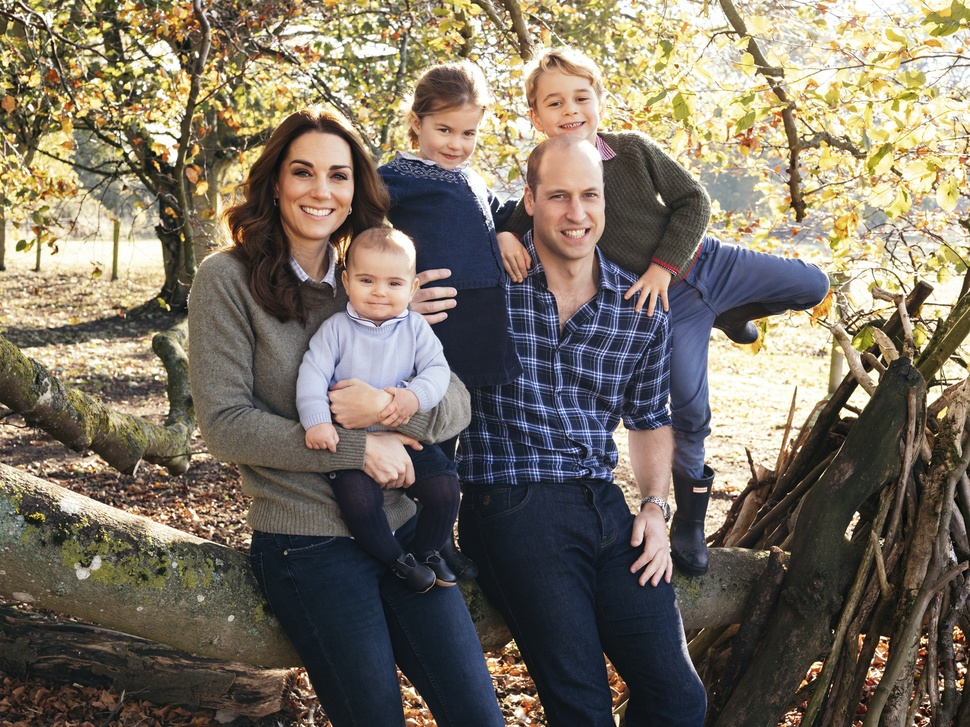
#> input picture FaceDetect/Family.jpg, 970 x 727 px, shrunk from 2000 x 1500 before the run; its folder holds only this picture in this run
$ python ForPics.py
#> lines starting #> are read from the running program, lines starting #| are printed output that depends on the picture; after the words box and inside, x2 and y2 are one past the last pixel; in counts of white or black regions, pixels touching at a corner belong together
import os
import cv2
import pickle
import numpy as np
from PIL import Image


BASE_DIR = os.path.dirname(os.path.abspath(__file__))
image_dir = os.path.join(BASE_DIR, '')

face_cascade = cv2.CascadeClassifier('haarcascade_frontalface_default.xml')
eye_cascade = cv2.CascadeClassifier('haarcascade_eye.xml')
#smile_cascade = cv2.CascadeClassifier('haarcascade_smile.xml')


def detectFace(name, path):
    labels = name.split('.')

    label = labels[0]
    i = os.path.join(path, name)
    x = os.path.basename(i)
    img = cv2.imread(x)
    gray = cv2.cvtColor(img, cv2.COLOR_BGR2GRAY)

    faces = face_cascade.detectMultiScale(img, scaleFactor=1.1, minNeighbors=5)

    for (x, y, width, height) in faces:
        img = cv2.rectangle(img, (x, y),(x+width, y+height), (255,0,0), 2)
        eye_gray = gray[y: y+height, x: x+width]
        face_color = img[y: y+height, x: x+width]

        eyes = eye_cascade.detectMultiScale(eye_gray)

        for (ex, ey, ew, eh) in eyes:
            cv2.rectangle(face_color, (ex,ey), (ex+ew, ey+eh), (0,255,0), 2)

        font = cv2.FONT_HERSHEY_COMPLEX
        color = (255,255,255)
        stroke =2
        cv2.putText(img, label,(x,y), font,1, color, stroke, cv2.LINE_AA )


    cv2.imshow('Image with face detection', img)
    cv2.waitKey(0)
    cv2.destroyAllWindows()


print('Following pics are present: ')
for root, dirs, files in os.walk(image_dir):
    for file in files:
        if file.endswith('png') or file.endswith('jpg') or file.endswith('jpeg'):
            path = os.path.join(root, file)
            label = os.path.basename(path)
            print(label)


name = input('Enter image name: ')
#> the answer given: Family.jpg
print(root)
detectFace(name, root)
#> in detectFace, img is the input picture: shape (727, 970, 3); mean B, G, R 97.9, 112.4, 121.3
#> in detectFace, `gray = cv2.cvtColor(img, cv2.COLOR_BGR2GRAY)`:
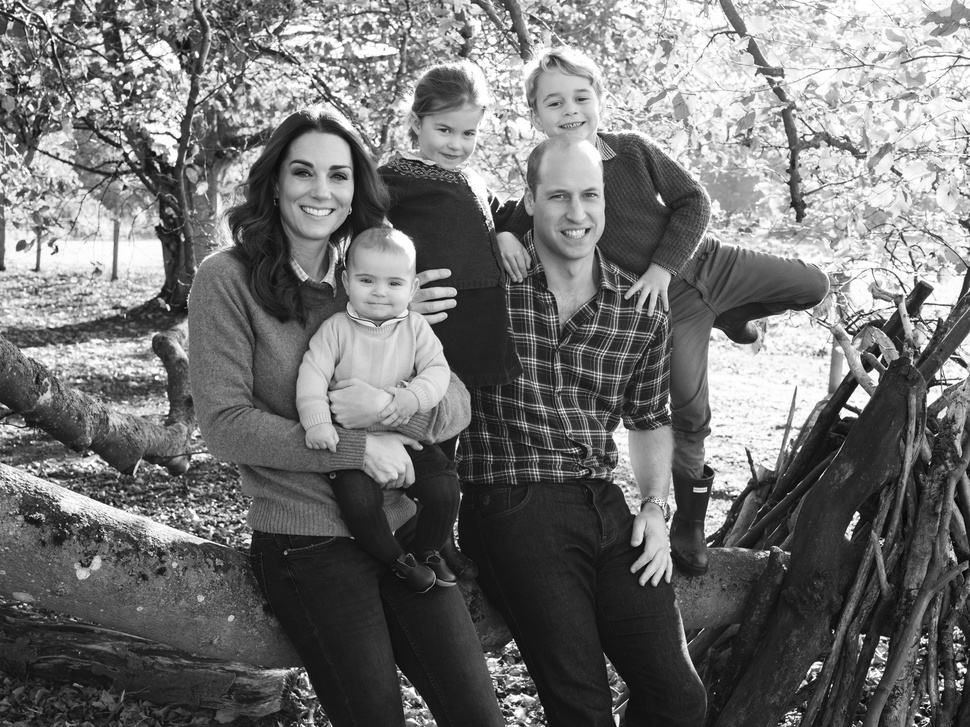
#> gray: shape (727, 970); min 0, max 255, mean 113.4
#> in detectFace, `faces = face_cascade.detectMultiScale(img, scaleFactor=1.1, minNeighbo..`: faces = [[640, 99, 51, 51], [341, 252, 77, 77], [421, 105, 69, 69], [531, 163, 87, 87], [531, 71, 75, 75], [273, 138, 93, 93]]
#> the loop in detectFace, `for (x, y, width, height) in faces:` made 6 passes
#> (x, y, width, height, eyes) on passes 3 to 6: (421, 105, 69, 69, [[12, 13, 23, 23]]), (531, 163, 87, 87, [[46, 21, 23, 23], [16, 22, 24, 24]]), (531, 71, 75, 75, [[38, 17, 22, 22], [12, 20, 24, 24]]), (273, 138, 93, 93, [[17, 22, 25, 25], [53, 27, 24, 24]])
#> pass 1, in detectFace, `img = cv2.rectangle(img, (x, y),(x+width, y+height), (255,0,0), 2)`:
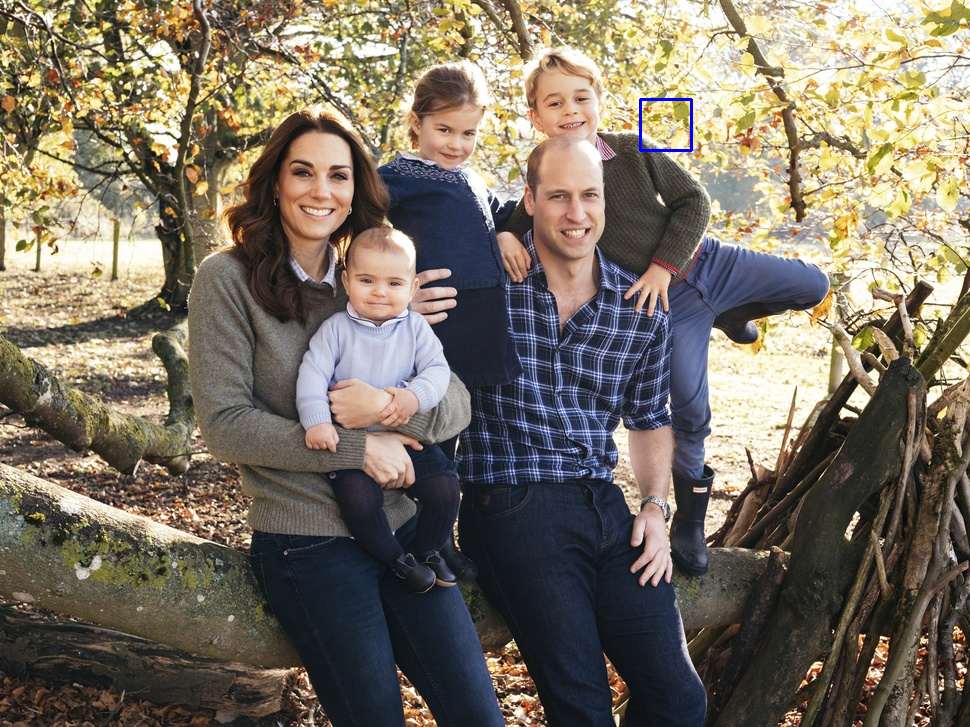
#> img: shape (727, 970, 3); 0.09% of pixels changed, all inside (x1, y1, x2, y2) = (639, 98, 693, 152)
#> pass 1, in detectFace, `face_color = img[y: y+height, x: x+width]`:
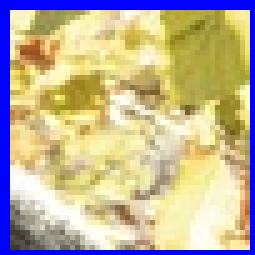
#> face_color: shape (51, 51, 3) (shown 5 times larger); mean B, G, R 150.4, 178.5, 191.2
#> pass 2, in detectFace, `img = cv2.rectangle(img, (x, y),(x+width, y+height), (255,0,0), 2)`:
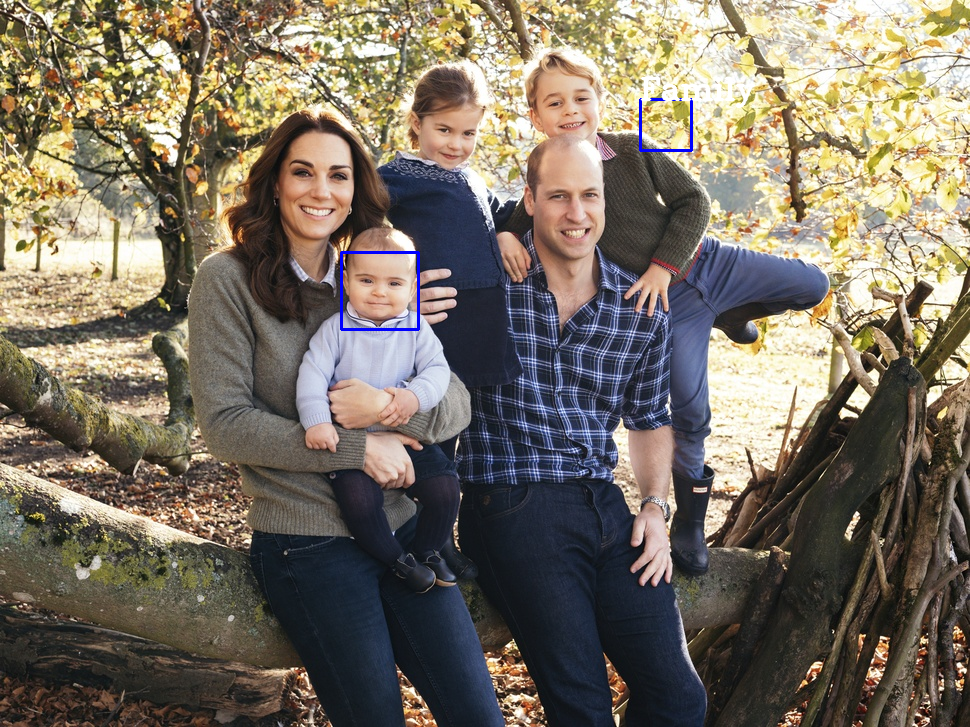
#> img: shape (727, 970, 3); 0.36% of pixels changed, all inside (x1, y1, x2, y2) = (340, 76, 756, 331)
#> after the loop in detectFace, `for (x, y, width, height) in faces:`:
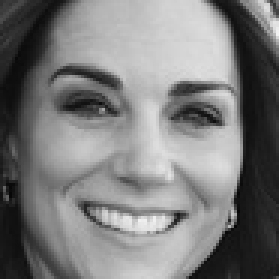
#> eye_gray: shape (93, 93) (shown 3 times larger); min 6, max 241, mean 123
#> after the loop in detectFace, `for (x, y, width, height) in faces:`:
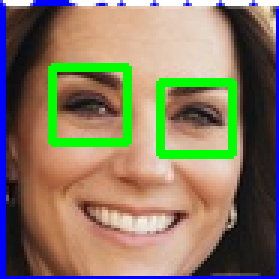
#> face_color: shape (93, 93, 3) (shown 3 times larger); mean B, G, R 99.2, 121.1, 134.4
#> after the loop in detectFace, `for (x, y, width, height) in faces:`:
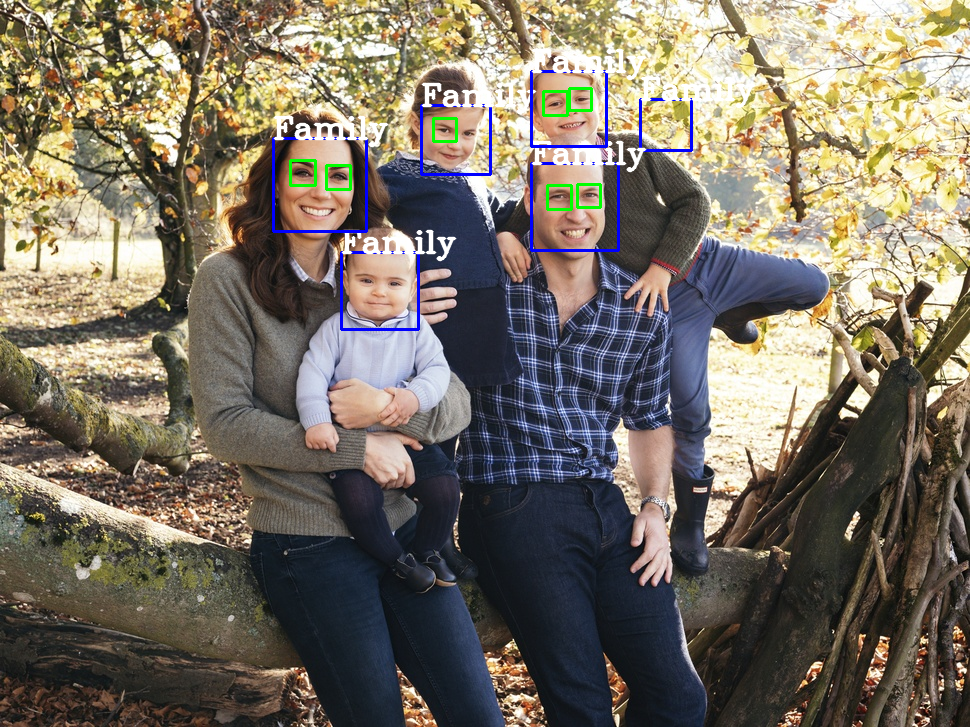
#> img: shape (727, 970, 3); 1.85% of pixels changed, all inside (x1, y1, x2, y2) = (272, 48, 647, 262)

$ run again, on FaceDetect/People.jpg
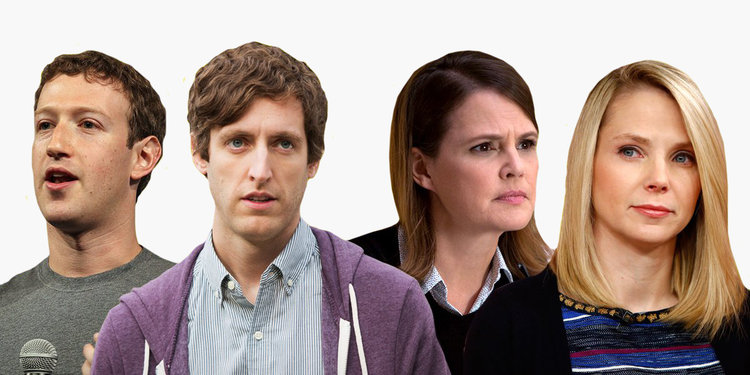
#> input picture FaceDetect/People.jpg, 750 x 375 px
#> in detectFace, img is the input picture: shape (375, 750, 3); mean B, G, R 143.5, 150.9, 170.5
#> faces = [[445, 102, 115, 115], [10, 79, 113, 113], [191, 90, 141, 141], [583, 99, 142, 142]]
#> the loop in detectFace, `for (x, y, width, height) in faces:` made 4 passes
#> (x, y, width, height, eyes) on passes 1 to 4: (445, 102, 115, 115, [[69, 30, 24, 24], [23, 32, 28, 28], [49, 60, 25, 25]]), (10, 79, 113, 113, [[23, 33, 26, 26], [60, 29, 36, 36]]), (191, 90, 141, 141, [[28, 32, 39, 39], [75, 39, 33, 33]]), (583, 99, 142, 142, [[26, 31, 40, 40], [83, 44, 30, 30], [61, 75, 27, 27]])
#> after the loop in detectFace, `for (x, y, width, height) in faces:`:
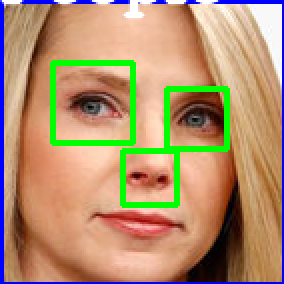
#> face_color: shape (142, 142, 3) (shown 2 times larger); mean B, G, R 111.1, 145.7, 178.4
#> after the loop in detectFace, `for (x, y, width, height) in faces:`:
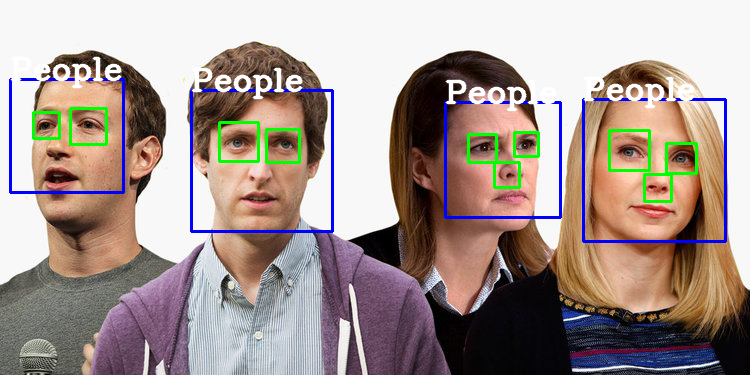
#> img: shape (375, 750, 3); mean B, G, R 146.3, 151.3, 166

$ run again, on FaceDetect/Selena.jpeg
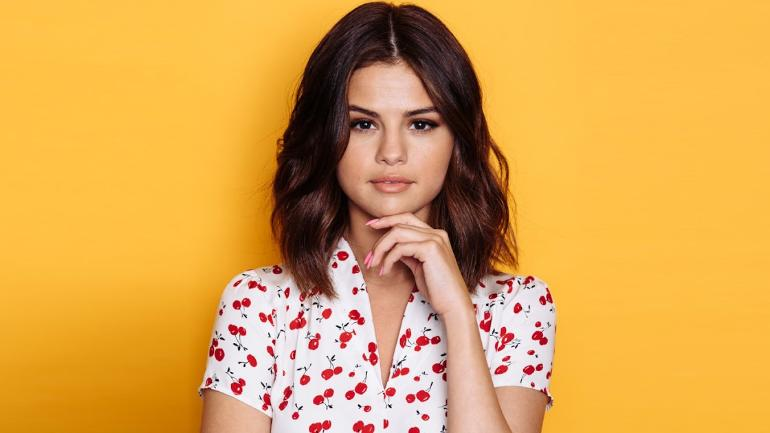
#> input picture FaceDetect/Selena.jpeg, 770 x 433 px
#> in detectFace, img is the input picture: shape (433, 770, 3); mean B, G, R 80.3, 165.6, 220.9
#> faces = [[323, 74, 139, 139]]
#> the loop in detectFace, `for (x, y, width, height) in faces:` made 1 pass
#> (x, y, width, height, eyes, font, color, stroke) on pass 1: (323, 74, 139, 139, [[80, 35, 32, 32], [25, 35, 32, 32]], 3, (255, 255, 255), 2)
#> after the loop in detectFace, `for (x, y, width, height) in faces:`:
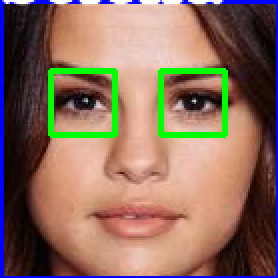
#> face_color: shape (139, 139, 3) (shown 2 times larger); mean B, G, R 93.5, 108.9, 138.3
#> after the loop in detectFace, `for (x, y, width, height) in faces:`:
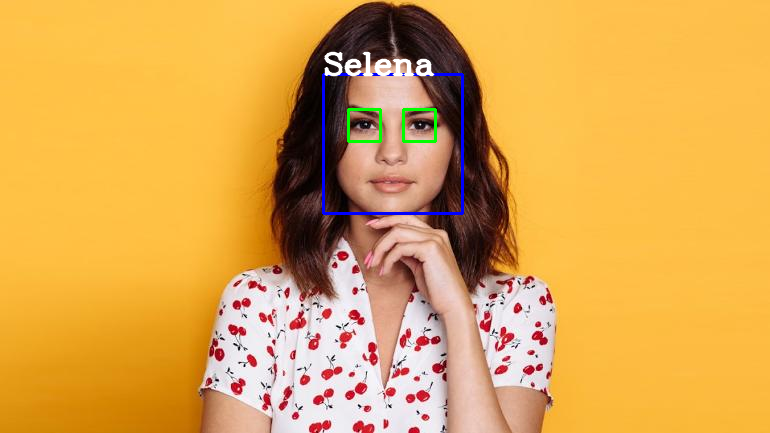
#> img: shape (433, 770, 3); mean B, G, R 81.7, 166.4, 220.7

$ run again, on FaceDetect/Girl.jpg
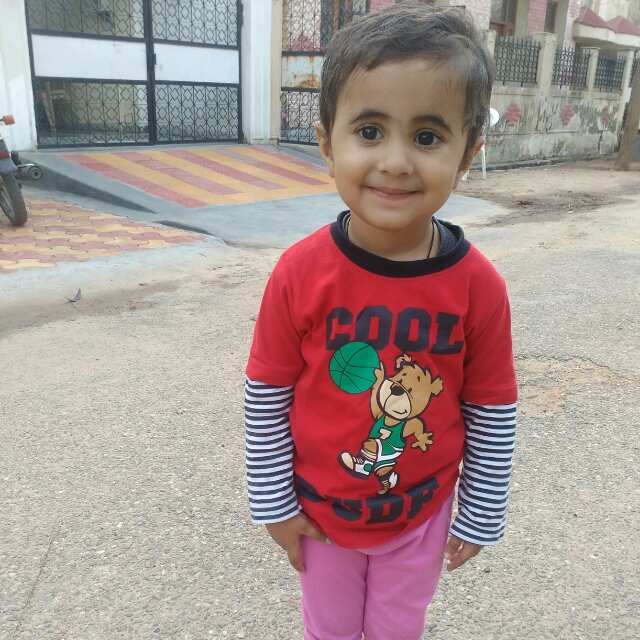
#> input picture FaceDetect/Girl.jpg, 640 x 640 px
#> in detectFace, img is the input picture: shape (640, 640, 3); mean B, G, R 146.6, 149.8, 168.9
#> faces = [[311, 66, 172, 172]]
#> the loop in detectFace, `for (x, y, width, height) in faces:` made 1 pass
#> (x, y, width, height, eyes, font, color, stroke) on pass 1: (311, 66, 172, 172, [[36, 44, 44, 44], [94, 50, 42, 42]], 3, (255, 255, 255), 2)
#> after the loop in detectFace, `for (x, y, width, height) in faces:`:
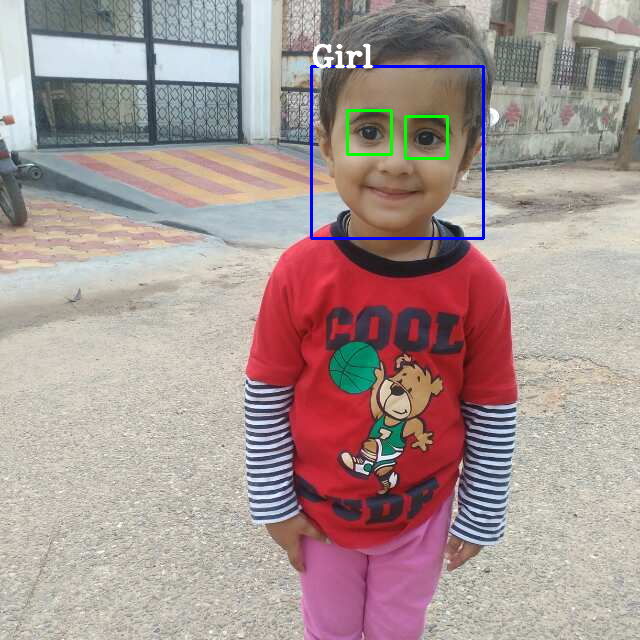
#> img: shape (640, 640, 3); mean B, G, R 147.2, 149.7, 168.1
